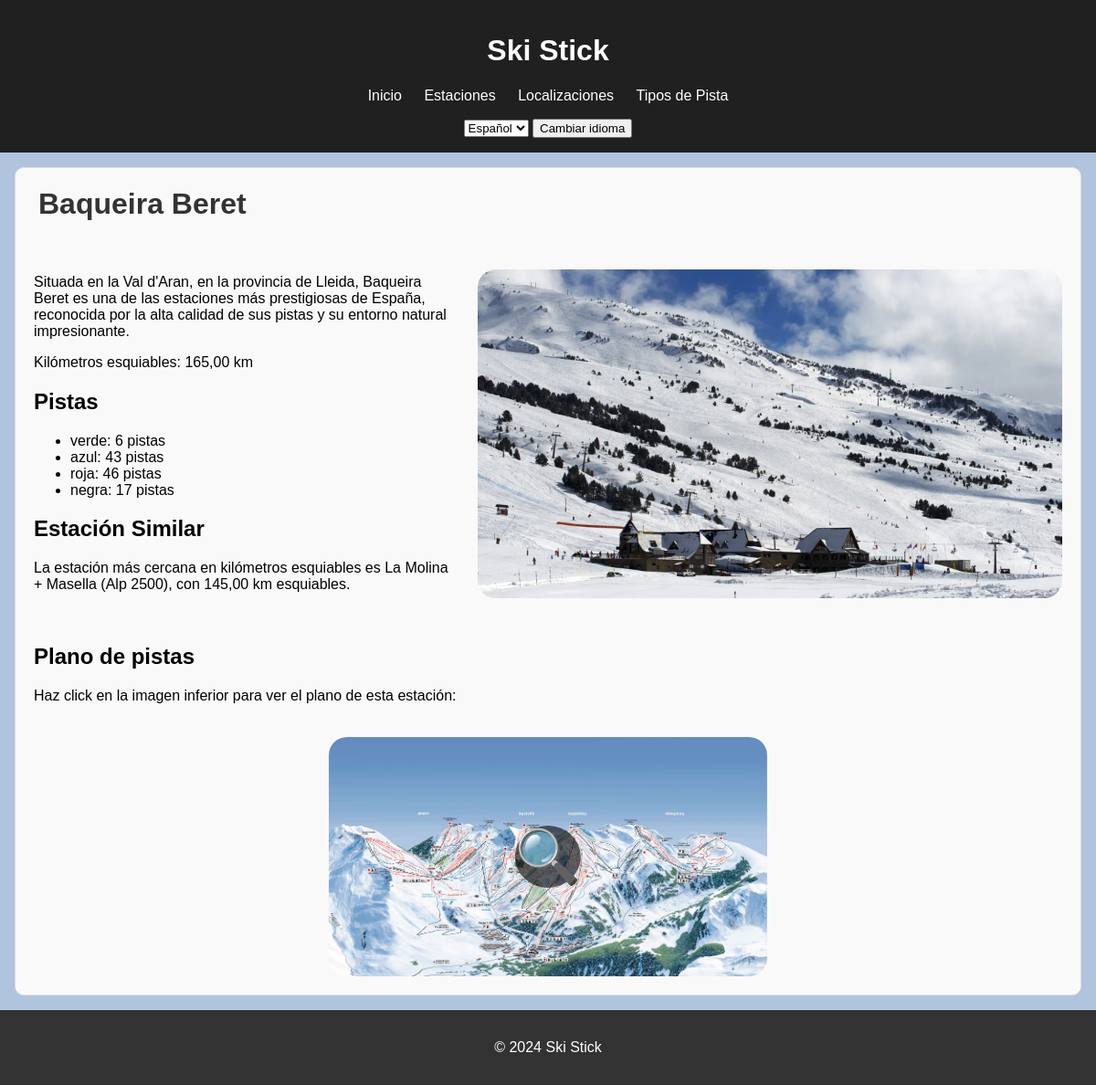
Page /estacion/2/ on the committed database.
### appSkiStick/models.py (models this page shows, shortened)
class Estacion(models.Model):
    nombre = models.CharField(max_length=100, verbose_name=_("Nombre"))
    localizacion = models.ForeignKey(
        Localizacion,
        on_delete=models.CASCADE,
        related_name="estaciones",
        verbose_name=_("Localización"),
    )
    km_pistas = models.DecimalField(
        max_digits=5,
        decimal_places=2,
        help_text=_("Longitud total esquiable en kilómetros"),
        verbose_name=_("Kilómetros Esquiables"),
    )
    descripcion = models.TextField(blank=True, null=True, verbose_name=_("Descripción"))
    tipos_pista = models.ManyToManyField(
        TipoDePista,
        through='EstacionTipoDePista',
        related_name="estaciones",
        verbose_name=_("Tipos de Pista"),
    )
    imagen = models.ImageField(
        upload_to='estaciones/', blank=True, null=True, verbose_name=_("Imagen")
    )
    imagen_plano = models.ImageField(
        upload_to='estaciones/', blank=True, null=True, verbose_name=_("Plano de las Pistas")
    )

class EstacionTipoDePista(models.Model):
    estacion = models.ForeignKey(
        Estacion, on_delete=models.CASCADE, verbose_name=_("Estación")
    )
    tipo_de_pista = models.ForeignKey(
        TipoDePista, on_delete=models.CASCADE, verbose_name=_("Tipo de Pista")
    )
    cantidad = models.PositiveIntegerField(
        default=0, help_text=_("Número de pistas de este tipo en la estación"), verbose_name=_("Cantidad")
    )
    class Meta:
        unique_together = ('estacion', 'tipo_de_pista')  # Evitar duplicados de tipo por estación

class TipoDePista(models.Model):
    TIPO_NIVEL = {
        'verde': _("Principiante"),
        'azul': _("Amateur"),
        'roja': _("Avanzado"),
        'negra': _("Experto"),
        'competicion': _("Competitivo"),
    }
    TIPO_CHOICES = [
        ('verde', _("Verde")),
        ('azul', _("Azul")),
        ('roja', _("Roja")),
        ('negra', _("Negra")),
        ('competicion', _("Competición")),
    ]
    nombre = models.CharField(
        max_length=20, choices=TIPO_CHOICES, unique=True, verbose_name=_("Nombre")
    )
    nivel = models.CharField(max_length=20, editable=False, verbose_name=_("Nivel"))
    bandera = models.ImageField(
        upload_to='pistas/', blank=True, null=True, verbose_name=_("Bandera de la Pista")
    )
    descripcion_corta = models.TextField(blank=True, null=True, verbose_name=_("Descripción Corta"))
    descripcion_larga = models.TextField(blank=True, null=True, verbose_name=_("Descripción Larga"))

### appSkiStick/views.py (the view)
# urls.py: path('estacion/<int:pk>/', EstacionDetailView.as_view(), name='estacion_detail'),
class EstacionDetailView(DetailView):
    model = Estacion
    template_name = "estacion_detail.html"
    context_object_name = "estacion"
    def get_context_data(self, **kwargs):
        context = super().get_context_data(**kwargs)
        estacion = self.get_object()
        tipos_con_cantidad = EstacionTipoDePista.objects.filter(estacion=estacion)
        context['tipos_con_cantidad'] = tipos_con_cantidad
        estacion_similar = Estacion.objects.filter(
            localizacion=estacion.localizacion
        ).exclude(id=estacion.id).annotate(
            diferencia_km=Abs(F('km_pistas') - estacion.km_pistas)
        ).order_by('diferencia_km').first()
        context['estacion_similar'] = estacion_similar
        context['LANGUAGES'] = settings.LANGUAGES
        context['LANGUAGE_CODE'] = self.request.LANGUAGE_CODE
        return context

### appSkiStick/templates/estacion_detail.html (shortened to what this page needs)
{% extends "base.html" %}
{% load i18n %}
{% block content %}
<div class="estacion-detalle">
    <h1 class="estacion-titulo">{{ estacion.nombre }}</h1>
    <div class="estacion-detalle-info-imagen">
        <div class="estacion-detalle-info">
            <p>{{ estacion.descripcion }}</p>
            <p>{% trans "Kilómetros esquiables" %}: {{ estacion.km_pistas }} km</p>
            <h2>{% trans "Pistas" %}</h2>
            <ul>
                {% for tipo in tipos_con_cantidad %}
                    <li class="estacion-detalle-pistas">
                        {{ tipo.tipo_de_pista.nombre }}: {{ tipo.cantidad }} {% trans "pistas" %}
                    </li>
                {% endfor %}
            </ul>
            {% if estacion_similar %}
                <h2>{% trans "Estación Similar" %}</h2>
                <p>
                </p>
            {% else %}
                <p>{% trans "No hay estaciones similares en esta localización." %}</p>
            {% endif %}
        </div>
        {% if estacion.imagen %}
            <img src="{{ estacion.imagen.url }}" alt="{{ estacion.nombre }}" class="estacion-detalle-imagen">
        {% endif %}
    </div>
    {% if estacion.imagen_plano %}
    <div class="estacion-detalle-info-plano">
        <h2>{% trans "Plano de pistas" %}</h2>
        <p>{% trans "Haz click en la imagen inferior para ver el plano de esta estación:" %}</p>
    </div>
    <div class="estacion-detalle-plano">
        <img src="{{ estacion.imagen_plano.url }}" alt="{{ estacion.nombre }} plano" class="estacion-detalle-imagen-plano">
        <div class="icono-zoom" onclick="openInNewTab('{{ estacion.imagen_plano.url }}')">🔍</div>
    </div>
    {% endif %}
</div>
{% endblock %}

### appSkiStick/static/css/styles.css (style rules this page uses)
html, body { height: 100%; margin: 0; padding: 0; overflow-y: auto; }
body { font-family: Arial, sans-serif; margin: 0; padding: 0; background-color: lightsteelblue; }
.estacion-titulo { color: #333; text-shadow: 1px 1px 2px #f9f9f9; margin-left: 25px; }
.estacion-detalle { display: flex; flex-direction: column; border: 1px solid #ddd; border-radius: 10px; background-color: #f9f9f9; }
.estacion-detalle-info-imagen { display: flex; border-radius: 10px; margin: 20px; align-items: center; }
.estacion-detalle-info { flex: 1; width: 50%; margin-right: 25px; }
.estacion-detalle-imagen { height: 360px; width: 640px; border-radius: 20px; }
.estacion-detalle-info-plano { padding-left: 20px; flex: 1; }
.estacion-detalle-plano { margin: 20px 0px; position: relative; display: flex; justify-content: center; }
.estacion-detalle-plano img { width: 480px; border-radius: 20px; }
.estacion-detalle-plano .icono-zoom { position: absolute; top: 50%; left: 50%; transform: translate(-50%, -50%); background: rgba(0, 0, 0, 0.6); border-radius: 50%; color: white; font-size: 58px; cursor: pointer; }

### rows in the picture
Estacion: nombre "Baqueira Beret", descripcion "Situada en la Val d'Aran, en la provincia de Lleida, Baqueira Beret es una de las estaciones más prestigiosas de España, reconocida por la alta calidad de sus pistas y su entorno natural impresionante.", km_pistas "165,00", imagen (picture), imagen_plano (picture)
EstacionTipoDePista: tipo_de_pista.nombre "verde", cantidad "6"
EstacionTipoDePista: tipo_de_pista.nombre "azul", cantidad "43"
EstacionTipoDePista: tipo_de_pista.nombre "roja", cantidad "46"
EstacionTipoDePista: tipo_de_pista.nombre "negra", cantidad "17"

### other values in the picture
form field value "Español"
